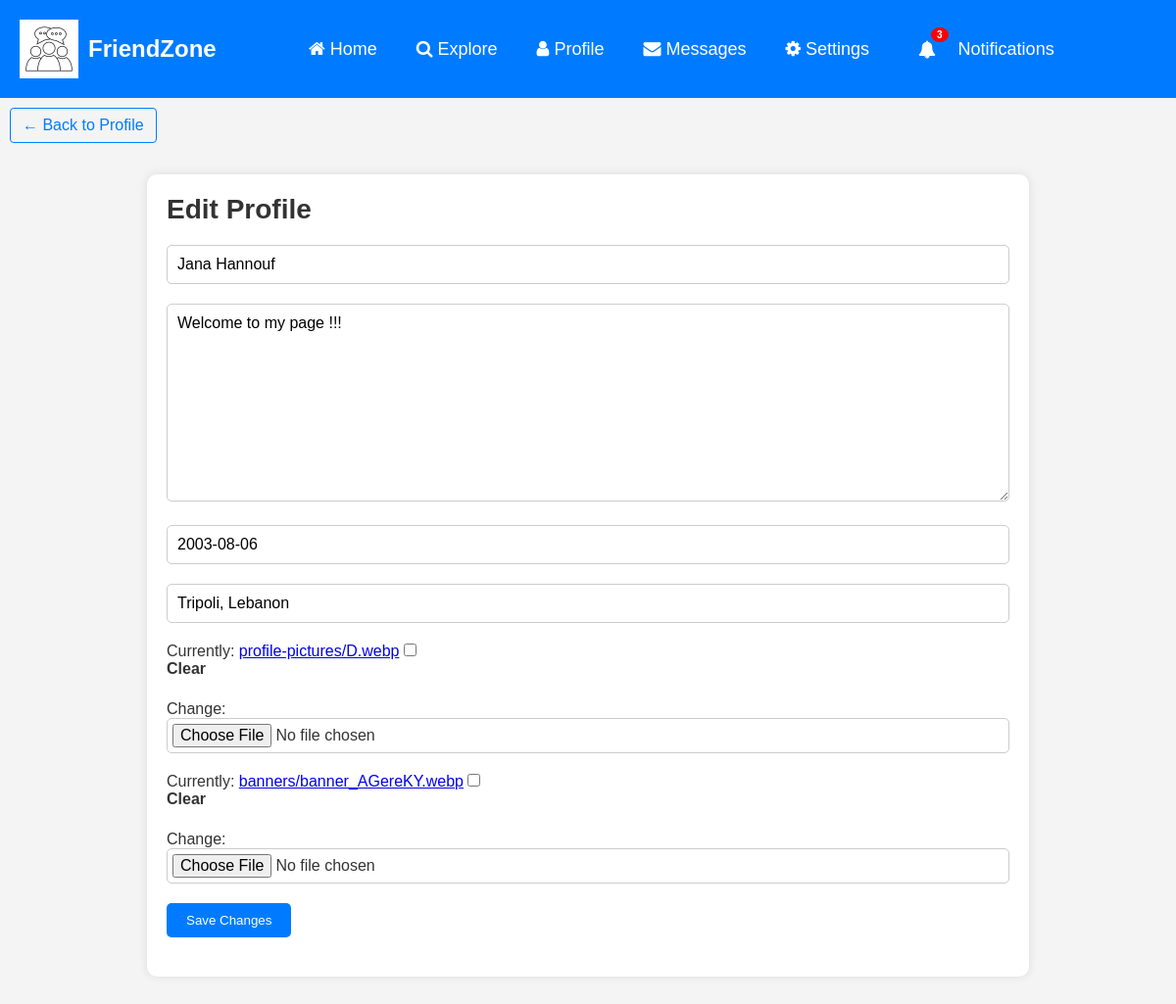
The page /social/profile/edit/1/ (signed in) on the database its author committed.
### social/models.py (models this page shows)
class UserProfile(models.Model):
    user = models.OneToOneField(User, primary_key=True, verbose_name='user', related_name='profile', on_delete=models.CASCADE)
    phone_number = models.TextField(max_length=30, blank=True, null=True)
    private = models.BooleanField(default=False)
    deactivated = models.BooleanField(default=False)
    who_can_send_message = models.IntegerField(default=1)
    name = models.CharField(max_length=30, blank=True, null=True)
    bio = models.TextField(max_length=500, blank=True, null=True)
    birth_date = models.DateField(null=True, blank=True)
    location = models.CharField(max_length=100, blank=True, null=True)
    picture = models.ImageField(upload_to="profile-pictures", default="profile-pictures/profile.jpg", blank=True)
    banner = models.ImageField(upload_to="banners", default="banners/banner.webp", blank=True)
    followers = models.ManyToManyField(User, blank=True, related_name="followers")
    following = models.ManyToManyField(User, blank=True, related_name="following")

### social/views.py (the view, shortened to what this page needs)
# urls.py: path('profile/edit/<int:pk>/', EditProfileView.as_view(), name='edit-profile'),
class EditProfileView(LoginRequiredMixin, UserPassesTestMixin, UpdateView):
    model = UserProfile
    fields = ['name', 'bio', 'birth_date', 'location', 'picture', 'banner']
    template_name = 'social/edit-profile.html'
    def test_func(self):
        profile = self.get_object()
        return self.request.user == profile.user

### social/templatetags/custom_filters.py (called while the page is built)
@register.inclusion_tag('social/show-notifications.html', takes_context=True)
def show_notifications(context):
    request_user = context['request'].user
    notifications = Notification.objects.filter(to_user=request_user).exclude(user_has_seen=True).order_by('-date')
    return {'notifications' : notifications}

### social/templates/social/edit-profile.html (shortened to what this page needs)
{% extends 'social/base.html' %}
{% load static %}
{% load crispy_forms_tags %}
{% block content %}
    <div>
        <a href="{% url 'profile' user.profile.pk%}" class="back-to-feed-btn">
            ← Back to Profile
        </a>
    </div>
    <section id="edit-profile">
        <div class="profile-box">
            <h1>Edit Profile</h1>
            <form method="POST" enctype="multipart/form-data">
                <div class="form-group">
                    {{ form.name }}
                </div>
                <div class="form-group">
                    {{ form.bio }}
                </div>
                <div class="form-group">
                    {{ form.birth_date }}
                </div>
                <div class="form-group">
                    {{ form.location }}
                </div>
                <div class="form-group">
                    {{ form.picture }}
                </div>
                <div class="form-group">
                    {{ form.banner }}
                </div>
                <div class="form-group">
                    <button type="submit" class="save-btn">Save Changes</button>
                </div>
            </form>
        </div>
    </section>
{% endblock content %}

### static/asset/CSS/style.css (style rules this page uses)
* { margin: 0; padding: 0; font-family: Arial, sans-serif; box-sizing: border-box; }
body { background-color: #f4f4f4; color: #333; }
#edit-profile { max-width: 900px; margin: 30px auto; background-color: white; padding: 20px; border-radius: 10px; box-shadow: 0px 0px 10px rgba(0, 0, 0, 0.1); }
.profile-box { width: 100%; }
.profile-box h1 { font-size: 28px; margin-bottom: 20px; }
.form-group { margin-bottom: 20px; }
.form-group label { font-weight: bold; display: block; margin-bottom: 5px; }
.form-group input, .form-group textarea, .form-group select { width: 100%; padding: 10px; font-size: 16px; border: 1px solid #ccc; border-radius: 5px; }
.form-group input[type="file"] { padding: 5px; }
.form-group input[type="checkbox"] { width: auto; margin-right: 10px; }
.save-btn { background-color: #007bff; color: white; border: none; padding: 10px 20px; border-radius: 5px; cursor: pointer; }
.back-to-feed-btn { margin: 110px auto; margin-left: 10px; margin-bottom: 2px; display: inline-block; text-decoration: none; color: #007bff; font-size: 16px; padding: 8px 12px; border: 1px solid #007bff; border-radius: 4px; transition: background-color 0.3s, color 0.3s; }

### rows shown on the page
UserProfile: name "Jana Hannouf", bio "Welcome to my page !!!", birth_date "2003-08-06", location "Tripoli, Lebanon"

### other values the page prints
{{ notifications.count }} "3"
